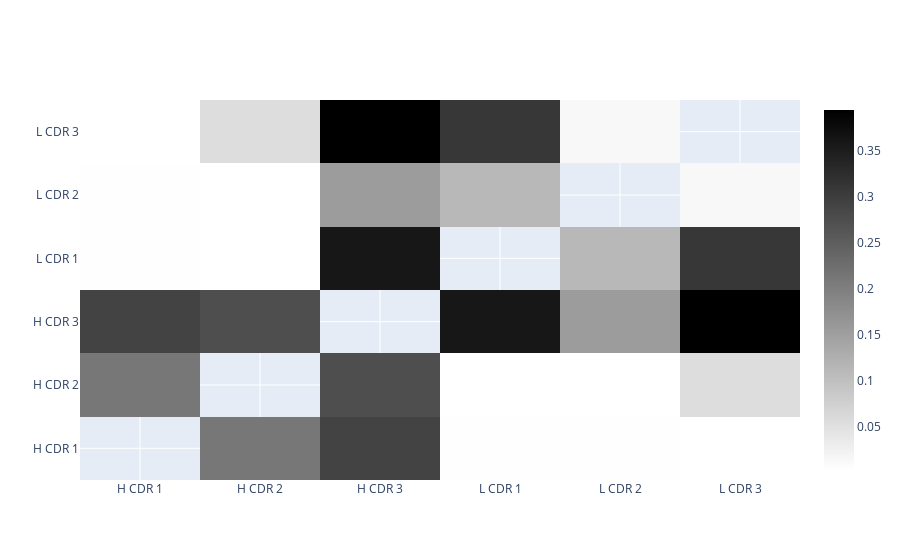

The notebook cell saved with this chart:
### Code cell
z = [
    [None, buried_ab_ag_interface_res['cdr_12'].mean(),buried_ab_ag_interface_res['cdr_13'].mean(),buried_ab_ag_interface_res['cdr_14'].mean(),buried_ab_ag_interface_res['cdr_15'].mean(),buried_ab_ag_interface_res['cdr_16'].mean()],
    [buried_ab_ag_interface_res['cdr_12'].mean(),None,buried_ab_ag_interface_res['cdr_23'].mean(),buried_ab_ag_interface_res['cdr_24'].mean(),buried_ab_ag_interface_res['cdr_25'].mean(),buried_ab_ag_interface_res['cdr_26'].mean()],
    [buried_ab_ag_interface_res['cdr_13'].mean(),buried_ab_ag_interface_res['cdr_23'].mean(),None,buried_ab_ag_interface_res['cdr_34'].mean(),buried_ab_ag_interface_res['cdr_35'].mean(),buried_ab_ag_interface_res['cdr_36'].mean()],
    [buried_ab_ag_interface_res['cdr_14'].mean(),buried_ab_ag_interface_res['cdr_24'].mean(),buried_ab_ag_interface_res['cdr_34'].mean(),None,buried_ab_ag_interface_res['cdr_45'].mean(),buried_ab_ag_interface_res['cdr_46'].mean()],
    [buried_ab_ag_interface_res['cdr_15'].mean(),buried_ab_ag_interface_res['cdr_25'].mean(),buried_ab_ag_interface_res['cdr_35'].mean(),buried_ab_ag_interface_res['cdr_45'].mean(),None,buried_ab_ag_interface_res['cdr_56'].mean()],
    [buried_ab_ag_interface_res['cdr_16'].mean(),buried_ab_ag_interface_res['cdr_26'].mean(),buried_ab_ag_interface_res['cdr_36'].mean(),buried_ab_ag_interface_res['cdr_46'].mean(),buried_ab_ag_interface_res['cdr_56'].mean(),None],
]

fig = go.Figure(data=go.Heatmap(colorscale=('white', 'black'), z=z, x=['H CDR 1', 'H CDR 2', 'H CDR 3', 'L CDR 1', 'L CDR 2', 'L CDR 3'], y=['H CDR 1', 'H CDR 2', 'H CDR 3', 'L CDR 1', 'L CDR 2', 'L CDR 3']))
fig.show()

### Figure 1 — Plotly figure (JSON) as saved in the notebook; plotly's stock layout.template omitted (floating-point values rounded to 4 significant figures)
{"data": [{"colorscale": [[0, "white"], [1, "black"]], "type": "heatmap", "x": ["H CDR 1", "H CDR 2", "H CDR 3", "L CDR 1", "L CDR 2", "L CDR 3"], "y": ["H CDR 1", "H CDR 2", "H CDR 3", "L CDR 1", "L CDR 2", "L CDR 3"], "z": [[null, 0.2125, 0.2918, 0.004228, 0.005285, 0.003171], [0.2125, null, 0.2748, 0.003171, 0.003171, 0.05603], [0.2918, 0.2748, null, 0.3584, 0.1554, 0.3943], [0.004228, 0.003171, 0.3584, null, 0.1121, 0.3097], [0.005285, 0.003171, 0.1554, 0.1121, null, 0.01374], [0.003171, 0.05603, 0.3943, 0.3097, 0.01374, null]]}], "layout": {}}
